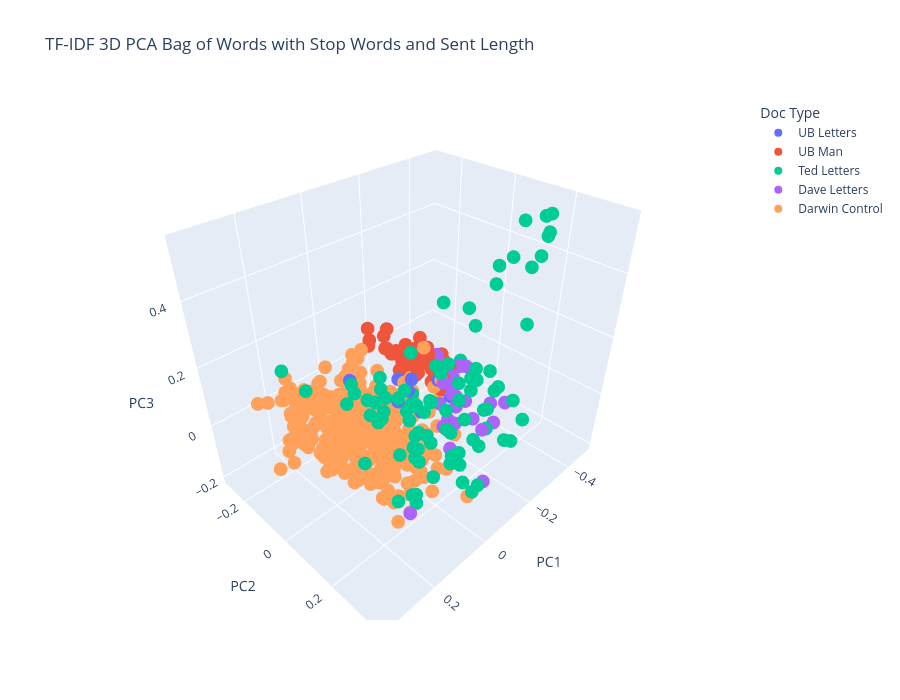

Notebook code for this chart:
### Markdown cell above
Here we see clustering in the manifesto and Darwin control documents. Toggling these two datasets off, we also see tighter clustering between some Unabomber letters and Ted letters. However, we also some Unabomber letters are close to the brother's letters.

## Plot 4
In this plot we combine the method from our first plot with our sentence length feature. This time we are leaving in stop words since we are interested in writing style. Our goal here is to try to use the difference in Ted's sentence length to try to separate his writing style from his brother.

### Code cell
X = TfidfVectorizer(max_features=5000).fit_transform(df["cleanTxt"])

pca = PCA(n_components=3)
pcs = pca.fit_transform(X, df[["Avg Sent Length"]].to_numpy())

df["PC1"] = pcs[:, 0]
df["PC2"] = pcs[:, 1]
df["PC3"] = pcs[:, 2]

fig = px.scatter_3d(
    df,
    x="PC1",
    y="PC2",
    z="PC3",
    color="Doc Type", height=700,
    title="TF-IDF 3D PCA Bag of Words with Stop Words and Sent Length",
)

fig.show()
